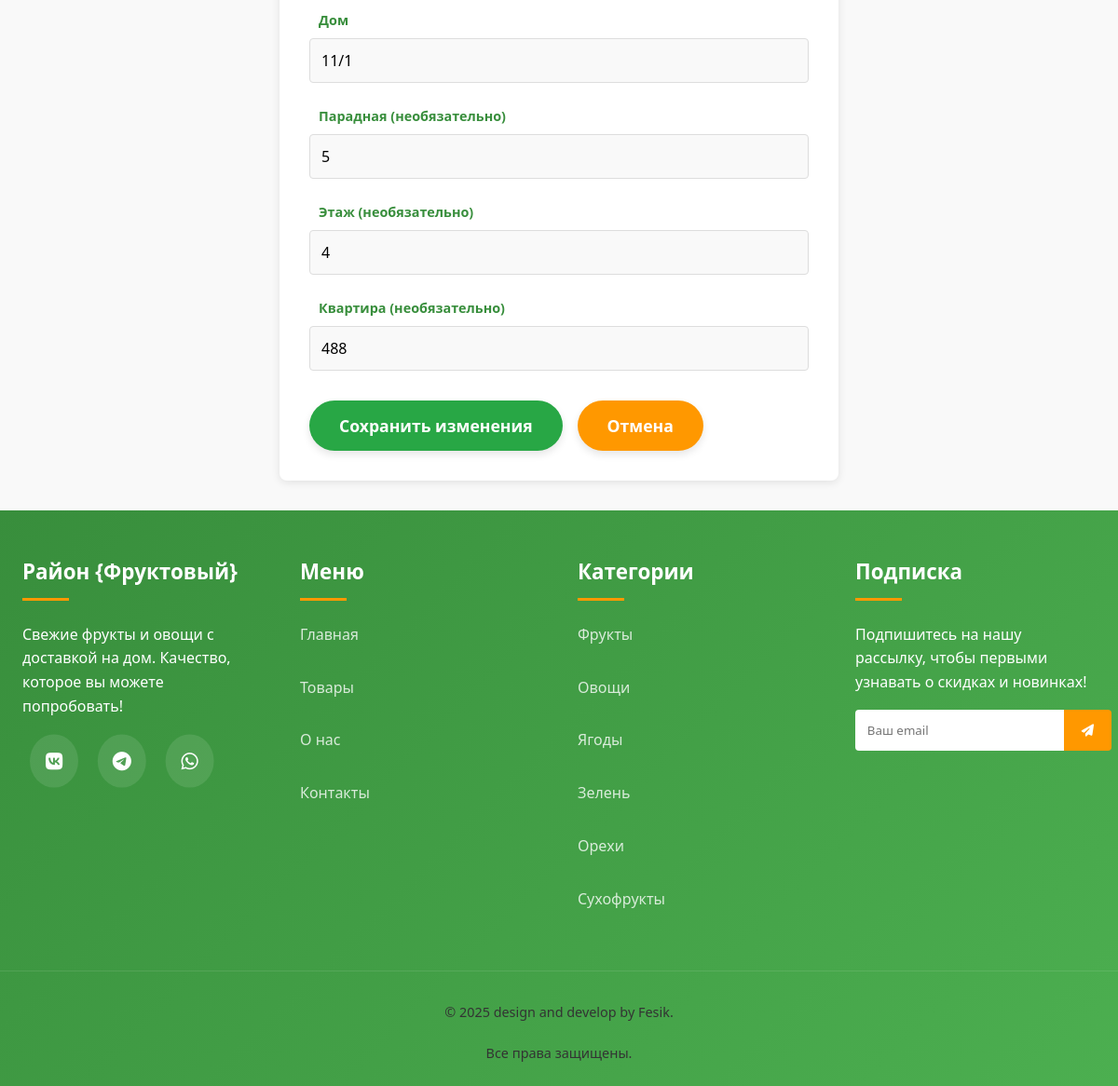
The page /edit_profile (signed in, lower part) on the database as committed earlier.
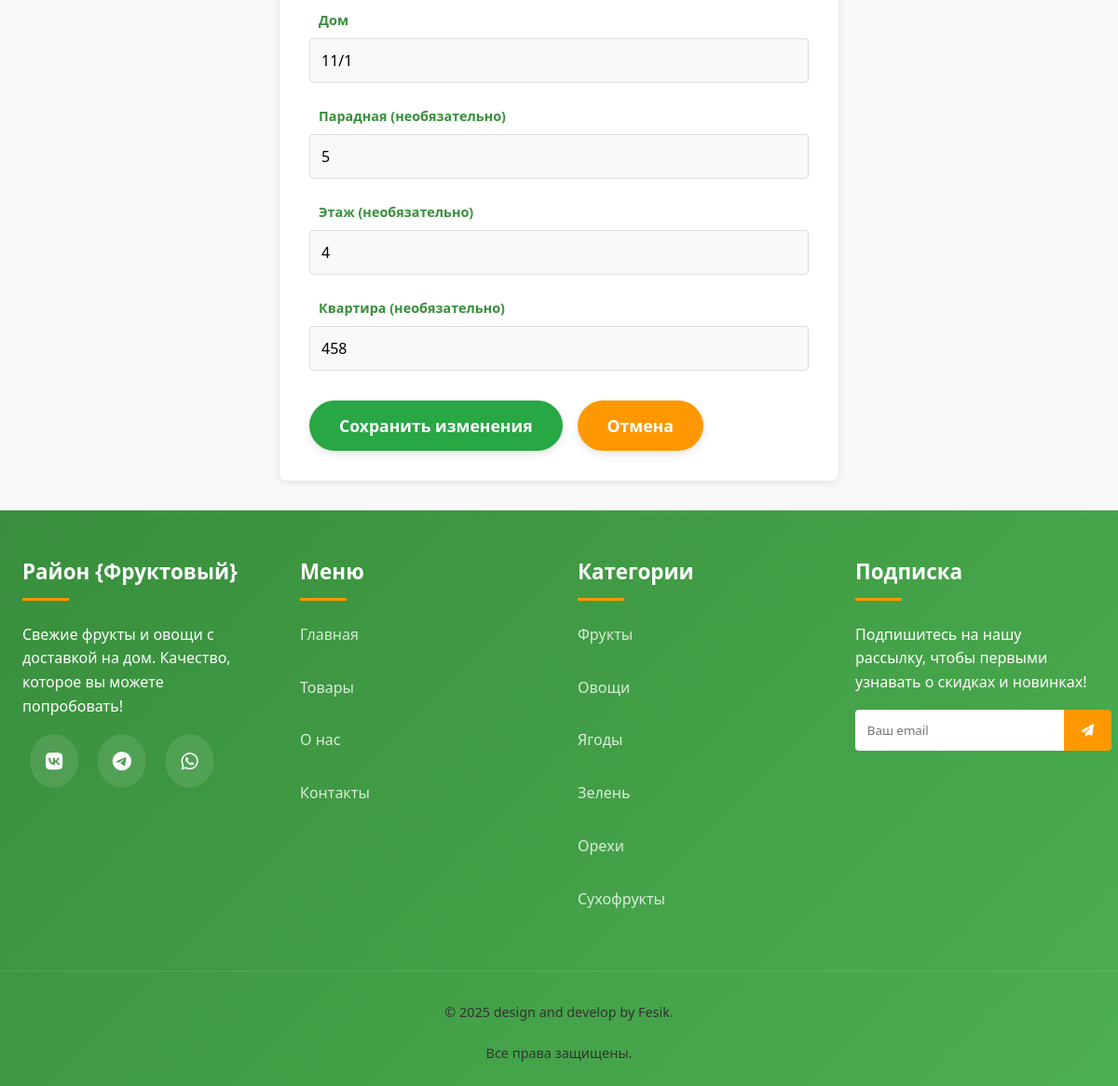
The same page on the database as committed later.
### data/customers.py (models this page shows, shortened)
class Customer(SqlAlchemyBase, UserMixin):
    __tablename__ = 'customers'
    id = sqlalchemy.Column(sqlalchemy.Integer, primary_key=True, autoincrement=True)
    email = sqlalchemy.Column(sqlalchemy.String, index=True, unique=True, nullable=False)  # емеил
    name = sqlalchemy.Column(sqlalchemy.String, nullable=False)  # имя
    phone = sqlalchemy.Column(sqlalchemy.String, nullable=False)  # номер телефона
    street = sqlalchemy.Column(sqlalchemy.String, nullable=False)  # улица
    building = sqlalchemy.Column(sqlalchemy.String, nullable=False)  # дом
    entrance = sqlalchemy.Column(sqlalchemy.String, default='-')  # парадная
    floor = sqlalchemy.Column(sqlalchemy.String, default='-')  # этаж
    apartment = sqlalchemy.Column(sqlalchemy.String, default='-')  # квартира
    loyalty_level = sqlalchemy.Column(sqlalchemy.Integer, sqlalchemy.ForeignKey('loyalty_levels.id'),
                                      default=1)  # связь с уровнем лояльности
    status = sqlalchemy.Column(sqlalchemy.Integer, default=0)  # статус клиента
    hashed_password = sqlalchemy.Column(sqlalchemy.String, nullable=False)
    create_date = sqlalchemy.Column(sqlalchemy.DateTime, default=datetime.datetime.now)  # дата регистрации клиента
    orders = orm.relationship("Order", back_populates='customer')  # связь с таблицей заказов
    loyalty = orm.relationship("LoyaltyLevel")  # связь с таблицей уровней лояльности

### main.py (the view, shortened to what this page needs)
@app.route('/edit_profile', methods=['GET', 'POST'])
@login_required
def edit_profile():
    form = EditProfileForm()
    if request.method == 'GET':
        form.name.data = current_user.name
        form.email.data = current_user.email
        form.phone.data = current_user.phone
        form.street.data = current_user.street
        form.building.data = current_user.building
        form.entrance.data = current_user.entrance if current_user.entrance != '-' else ''
        form.floor.data = current_user.floor if current_user.floor != '-' else ''
        form.apartment.data = current_user.apartment if current_user.apartment != '-' else ''
    return render_template('edit_profile.html', title='Редактирование профиля', form=form)

### forms/editprofile.py
class EditProfileForm(FlaskForm):
    name = StringField('Имя', validators=[DataRequired()])
    email = StringField('Email', validators=[DataRequired(), Email()])
    phone = StringField('Телефон', validators=[DataRequired()])
    street = StringField('Улица', validators=[DataRequired()])
    building = StringField('Дом', validators=[DataRequired()])
    entrance = StringField('Парадная (необязательно)')
    floor = StringField('Этаж (необязательно)')
    apartment = StringField('Квартира (необязательно)')
    submit = SubmitField('Сохранить изменения')

### data/db_session.py (called while the page is built)
def create_session() -> Session:
    global __factory
    if not __factory:
        raise RuntimeError("База данных не инициализирована. Вызовите global_init() сначала.")
    return __factory()

### main.py (called while the page is built)
@login_manager.user_loader
def load_user(user_id):
    db_sess = db_session.create_session()
    return db_sess.get(Customer, user_id)  # Загружаем пользователя из БД по ID

### templates/edit_profile.html (shortened to what this page needs)
{% extends "base.html" %}
{% block content %}
<section class="edit-profile-section">
    <form method="POST" action="{{ url_for('edit_profile') }}" class="profile-form">
        <div class="form-group">
            {{ form.building.label(class="form-label") }}
            {{ form.building(class="form-control", placeholder="Дом") }}
        </div>
        <div class="form-group">
            {{ form.entrance.label(class="form-label") }}
            {{ form.entrance(class="form-control", placeholder="Парадная (если есть)") }}
        </div>
        <div class="form-group">
            {{ form.floor.label(class="form-label") }}
            {{ form.floor(class="form-control", placeholder="Этаж (если есть)") }}
        </div>
        <div class="form-group">
            {{ form.apartment.label(class="form-label") }}
            {{ form.apartment(class="form-control", placeholder="Квартира (если есть)") }}
        </div>
        <div class="form-actions">
            {{ form.submit(class="btn btn-primary") }}
            <a href="{{ url_for('profile') }}" class="btn btn-secondary">Отмена</a>
        </div>
    </form>
</section>
{% endblock %}

Rows that differ between the two databases and show on the page:
changed Customer: apartment "488" → "458"
